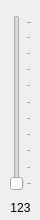
<?xml version="1.0" encoding="UTF-8"?>
<ui version="4.0">
 <class>focusControlWidget</class>
 <widget class="QWidget" name="focusControlWidget">
  <property name="geometry">
   <rect>
    <x>0</x>
    <y>0</y>
    <width>40</width>
    <height>220</height>
   </rect>
  </property>
  <property name="windowTitle">
   <string>Form</string>
  </property>
  <widget class="bSlider" name="positionSlider">
   <property name="geometry">
    <rect>
     <x>10</x>
     <y>15</y>
     <width>22</width>
     <height>176</height>
    </rect>
   </property>
   <property name="orientation">
    <enum>Qt::Vertical</enum>
   </property>
   <property name="tickPosition">
    <enum>QSlider::TicksBelow</enum>
   </property>
  </widget>
  <widget class="QLabel" name="coordLabel">
   <property name="geometry">
    <rect>
     <x>5</x>
     <y>200</y>
     <width>31</width>
     <height>16</height>
    </rect>
   </property>
   <property name="text">
    <string>123</string>
   </property>
   <property name="alignment">
    <set>Qt::AlignCenter</set>
   </property>
  </widget>
 </widget>
 <customwidgets>
  <customwidget>
   <class>bSlider</class>
   <extends>QSlider</extends>
   <header location="global">bslider.h</header>
  </customwidget>
 </customwidgets>
 <resources/>
 <connections/>
</ui>
